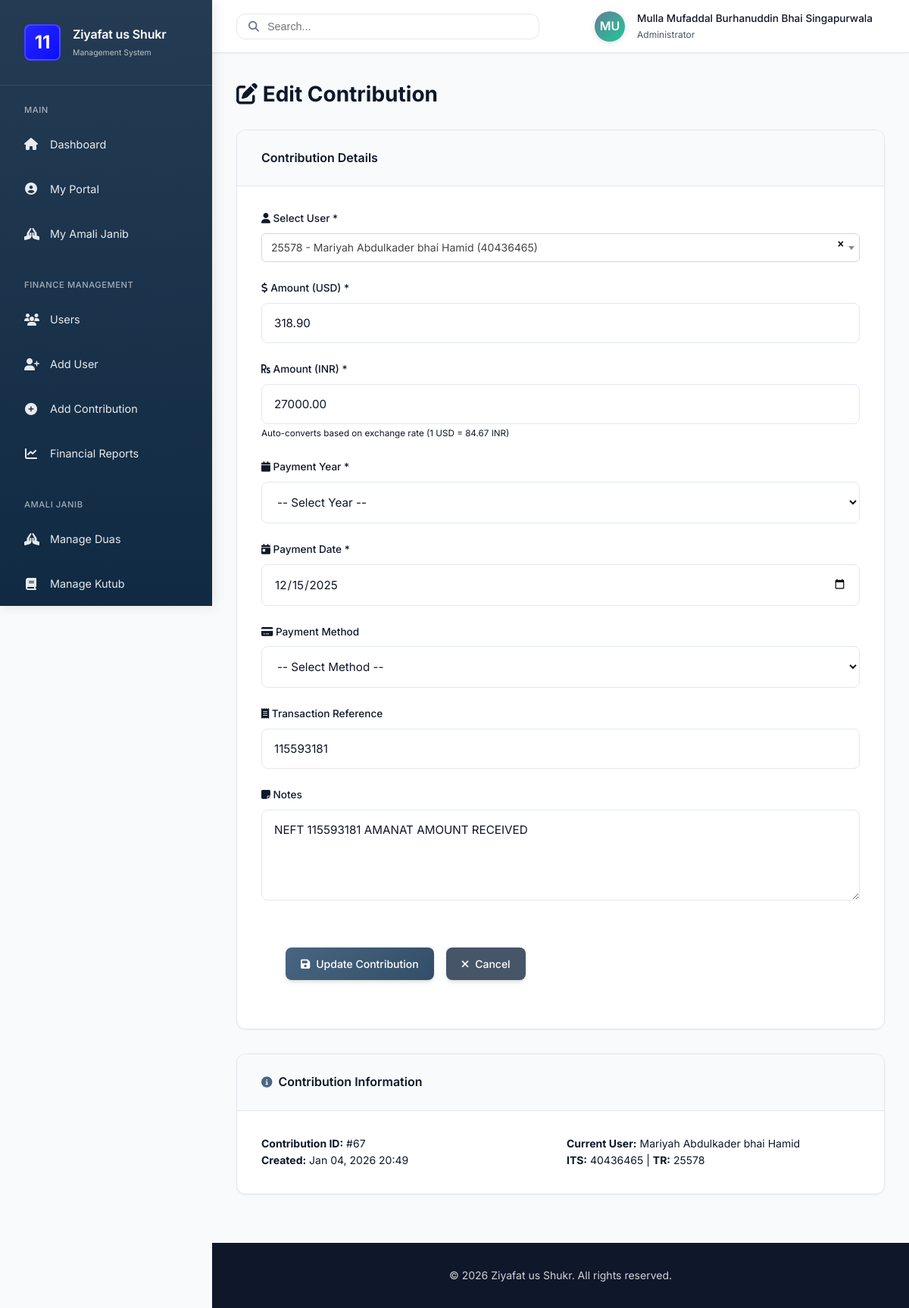
The page /admin/edit_contribution.php?id=67&user_id=5 (signed in) on the database its author committed.
### tables this page shows
CREATE TABLE `users` (
  `id` int(10) UNSIGNED NOT NULL,
  `its_number` varchar(50) NOT NULL,
  `tr_number` varchar(50) DEFAULT NULL,
  `category` enum('Surat','Marol','Karachi','Nairobi','Muntasib') DEFAULT NULL,
  `classification` enum('Talabat','Taalebaat','Muntasebeen','Muntasebaat') NOT NULL,
  `name` varchar(100) NOT NULL,
  `email` varchar(100) NOT NULL,
  `phone_number` varchar(20) DEFAULT NULL,
  `password` varchar(255) NOT NULL,
  `role` enum('user','admin') DEFAULT 'user',
  `admin_type` enum('super_admin','finance_admin','amali_coordinator','surat_amali_coordinator','marol_amali_coordinator','karachi_amali_coordinator','nairobi_amali_coordinator') DEFAULT NULL,
  `created_at` timestamp NOT NULL DEFAULT current_timestamp()
);

CREATE TABLE `contributions` (
  `id` int(10) UNSIGNED NOT NULL,
  `user_id` int(11) NOT NULL,
  `amount_usd` decimal(10,2) DEFAULT 0.00,
  `amount_inr` decimal(10,2) DEFAULT 0.00,
  `payment_year` varchar(20) DEFAULT NULL,
  `payment_date` date DEFAULT NULL,
  `payment_method` varchar(50) DEFAULT NULL,
  `transaction_reference` varchar(100) DEFAULT NULL,
  `notes` text DEFAULT NULL,
  `created_at` timestamp NOT NULL DEFAULT current_timestamp(),
  `created_by` int(11) DEFAULT NULL
);

### includes/functions.php (called while the page is built, shortened)
<?php
function is_logged_in() {
    return isset($_SESSION['user_id']);
}
function is_admin() {
    return isset($_SESSION['role']) && $_SESSION['role'] === 'admin';
}
function is_super_admin() {
    return isset($_SESSION['role']) && $_SESSION['role'] === 'admin'
           && isset($_SESSION['admin_type']) && $_SESSION['admin_type'] === 'super_admin';
}
function has_finance_access() {
    return is_super_admin() || is_finance_admin();
}
function has_amali_access() {
    return is_super_admin() || is_amali_coordinator() || is_category_amali_coordinator();
}
function get_user_by_id($conn, $user_id) {
    $sql = "SELECT * FROM users WHERE id = ?";
    $stmt = $conn->prepare($sql);
    $stmt->bind_param("i", $user_id);
    $stmt->execute();
    $result = $stmt->get_result();
    return $result->fetch_assoc();
}
?>

### admin/edit_contribution.php (the view, shortened to what this page needs)
<?php
require_once '../config/database.php';
require_once '../includes/functions.php';
$css_path = '../assets/css/';
$contribution_id = isset($_GET['id']) ? intval($_GET['id']) : 0;
$user_id = isset($_GET['user_id']) ? intval($_GET['user_id']) : 0;
$sql = "SELECT c.*, u.name, u.its_number, u.tr_number
        FROM contributions c
        JOIN users u ON c.user_id = u.id
        WHERE c.id = ?";
$stmt = $conn->prepare($sql);
$stmt->bind_param("i", $contribution_id);
$stmt->execute();
$contribution = $stmt->get_result()->fetch_assoc();
require_once '../includes/header.php';
?>
<div class="container">
    <h1 class="mb-3"><i class="fas fa-edit"></i> Edit Contribution</h1>
    <div class="card">
        <div class="card-header">
            <h3>Contribution Details</h3>
        </div>
        <form method="POST" action="">
            <div class="form-group">
                <label for="user_id"><i class="fas fa-user"></i> Select User *</label>
            </div>
            <div class="form-group">
                <label for="amount_usd"><i class="fas fa-dollar-sign"></i> Amount (USD) *</label>
                <input type="number" id="amount_usd" name="amount_usd" class="form-control"
                       step="0.01" min="0" value="<?php echo $contribution['amount_usd']; ?>" required>
            </div>
            <div class="form-group">
                <label for="amount_inr"><i class="fas fa-rupee-sign"></i> Amount (INR) *</label>
                <input type="number" id="amount_inr" name="amount_inr" class="form-control"
                       step="0.01" min="0" value="<?php echo $contribution['amount_inr']; ?>" required>
                <small>Auto-converts based on exchange rate (1 USD = 84.67 INR)</small>
            </div>
            <div class="form-group">
                <label for="payment_year"><i class="fas fa-calendar"></i> Payment Year *</label>
                <select id="payment_year" name="payment_year" class="form-control" required>
                    <option value="">-- Select Year --</option>
                </select>
            </div>
            <div class="form-group">
                <label for="payment_date"><i class="fas fa-calendar-day"></i> Payment Date *</label>
                <input type="date" id="payment_date" name="payment_date" class="form-control"
                       value="<?php echo $contribution['payment_date']; ?>" required>
            </div>
            <div class="form-group">
                <label for="payment_method"><i class="fas fa-credit-card"></i> Payment Method</label>
                <select id="payment_method" name="payment_method" class="form-control">
                    <option value="">-- Select Method --</option>
                </select>
            </div>
            <div class="form-group">
                <label for="transaction_reference"><i class="fas fa-receipt"></i> Transaction Reference</label>
                <input type="text" id="transaction_reference" name="transaction_reference" class="form-control"
                       value="<?php echo htmlspecialchars($contribution['transaction_reference']); ?>"
                       placeholder="e.g., TXN123456">
            </div>
            <div class="form-group">
                <label for="notes"><i class="fas fa-sticky-note"></i> Notes</label>
                <textarea id="notes" name="notes" class="form-control" rows="3"><?php echo htmlspecialchars($contribution['notes']); ?></textarea>
            </div>
            <div class="action-buttons">
                <button type="submit" class="btn btn-primary">
                    <i class="fas fa-save"></i> Update Contribution
                </button>
                <?php if ($user_id > 0): ?>
                    <a href="user_details.php?id=<?php echo $user_id; ?>" class="btn btn-secondary">
                        <i class="fas fa-times"></i> Cancel
                    </a>
                <?php else: ?>
                    <a href="view_users.php" class="btn btn-secondary">
                        <i class="fas fa-times"></i> Cancel
                    </a>
                <?php endif; ?>
            </div>
        </form>
    </div>
    <div class="card" style="margin-top: 20px;">
        <div class="card-header">
            <h3><i class="fas fa-info-circle"></i> Contribution Information</h3>
        </div>
        <div style="display: grid; grid-template-columns: repeat(2, 1fr); gap: 1rem;">
            <div>
                <p><strong>Contribution ID:</strong> #<?php echo $contribution['id']; ?></p>
                <p><strong>Created:</strong> <?php echo date('M d, Y H:i', strtotime($contribution['created_at'])); ?></p>
            </div>
            <div>
                <p><strong>Current User:</strong> <?php echo htmlspecialchars($contribution['name']); ?></p>
                <p><strong>ITS:</strong> <?php echo htmlspecialchars($contribution['its_number']); ?> |
                   <strong>TR:</strong> <?php echo htmlspecialchars($contribution['tr_number']); ?></p>
            </div>
        </div>
    </div>
</div>
<link href="https://cdn.jsdelivr.net/npm/select2@4.1.0-rc.0/dist/css/select2.min.css" rel="stylesheet" />
<?php require_once '../includes/footer.php'; ?>

### includes/header.php (shortened to what this page needs)
<?php
require_once __DIR__ . '/functions.php';
?>
<!DOCTYPE html>
<html lang="en">
<head>
    <link rel="stylesheet" href="<?php echo isset($css_path) ? $css_path : '../assets/css/'; ?>style.css">
    <link rel="stylesheet" href="https://cdnjs.cloudflare.com/ajax/libs/font-awesome/6.4.0/css/all.min.css">
</head>
<body>
    <?php if (is_logged_in()): ?>
        <div class="app-layout">
            <aside class="sidebar" id="sidebar">
                <div class="sidebar-header">
                    <div class="sidebar-brand">
                        <div class="sidebar-brand-logo" style="width: 48px; height: 48px; display: flex; align-items: center; justify-content: center; font-size: 24px; font-weight: bold; background-color: BLUE; color: white; border-radius: 8px;">
                            11
                        </div>
                        <div class="sidebar-brand-text">
                            <h2>Ziyafat us Shukr</h2>
                            <p>Management System</p>
                        </div>
                    </div>
                </div>
                <nav class="sidebar-nav">
                    <?php if (is_admin()): ?>
                        <div class="nav-section">
                            <div class="nav-section-title">Main</div>
                            <div class="nav-item">
                                <a href="../admin/index.php" class="nav-link <?php echo basename($_SERVER['PHP_SELF']) == 'index.php' && strpos($_SERVER['PHP_SELF'], 'admin') !== false ? 'active' : ''; ?>">
                                    <i class="fas fa-home"></i>
                                    <span>Dashboard</span>
                                </a>
                            </div>
                            <div class="nav-item">
                                <a href="../user/index.php" class="nav-link <?php echo strpos($_SERVER['PHP_SELF'], 'user/index.php') !== false ? 'active' : ''; ?>">
                                    <i class="fas fa-user-circle"></i>
                                    <span>My Portal</span>
                                </a>
                            </div>
                            <div class="nav-item">
                                <a href="../user/amali_janib.php" class="nav-link <?php echo strpos($_SERVER['PHP_SELF'], 'user/amali_janib.php') !== false || strpos($_SERVER['PHP_SELF'], 'user/quran_tracking.php') !== false || strpos($_SERVER['PHP_SELF'], 'user/dua_tracking.php') !== false || strpos($_SERVER['PHP_SELF'], 'user/book_transcription.php') !== false ? 'active' : ''; ?>">
                                    <i class="fas fa-hands-praying"></i>
                                    <span>My Amali Janib</span>
                                </a>
                            </div>
                        </div>
                        <?php if (has_finance_access()): ?>
                            <div class="nav-section">
                                <div class="nav-section-title">Finance Management</div>
                                <div class="nav-item">
                                    <a href="../admin/view_users.php" class="nav-link <?php echo basename($_SERVER['PHP_SELF']) == 'view_users.php' ? 'active' : ''; ?>">
                                        <i class="fas fa-users"></i>
                                        <span>Users</span>
                                    </a>
                                </div>
                                <div class="nav-item">
                                    <a href="../admin/add_user.php" class="nav-link <?php echo basename($_SERVER['PHP_SELF']) == 'add_user.php' ? 'active' : ''; ?>">
                                        <i class="fas fa-user-plus"></i>
                                        <span>Add User</span>
                                    </a>
                                </div>
                                <div class="nav-item">
                                    <a href="../admin/add_contribution.php" class="nav-link <?php echo basename($_SERVER['PHP_SELF']) == 'add_contribution.php' ? 'active' : ''; ?>">
                                        <i class="fas fa-plus-circle"></i>
                                        <span>Add Contribution</span>
                                    </a>
                                </div>
                                <div class="nav-item">
                                    <a href="../admin/reports.php" class="nav-link <?php echo basename($_SERVER['PHP_SELF']) == 'reports.php' ? 'active' : ''; ?>">
                                        <i class="fas fa-chart-line"></i>
                                        <span>Financial Reports</span>
                                    </a>
                                </div>
                            </div>
                        <?php endif; ?>
                        <?php if (has_amali_access()): ?>
                            <div class="nav-section">
                                <div class="nav-section-title">Amali Janib</div>
                                <div class="nav-item">
                                    <a href="../admin/manage_duas.php" class="nav-link <?php echo basename($_SERVER['PHP_SELF']) == 'manage_duas.php' ? 'active' : ''; ?>">
                                        <i class="fas fa-hands-praying"></i>
                                        <span>Manage Duas</span>
                                    </a>
                                </div>
                                <div class="nav-item">
                                    <a href="../admin/manage_books.php" class="nav-link <?php echo basename($_SERVER['PHP_SELF']) == 'manage_books.php' ? 'active' : ''; ?>">
                                        <i class="fas fa-book"></i>
                                        <span>Manage Kutub</span>
                                    </a>
                                </div>
                            </div>
                        <?php endif; ?>
                    <?php endif; ?>
                </nav>
            </aside>
            <div class="main-wrapper">
                <header class="topbar">
                    <div class="topbar-left">
                        <div class="topbar-search">
                            <i class="fas fa-search"></i>
                            <input type="text" placeholder="Search...">
                        </div>
                    </div>
                    <div class="topbar-right">
                        <div class="topbar-user">
                            <div class="user-avatar">
                                <?php
                                $logged_in_user = get_user_by_id($GLOBALS['conn'], $_SESSION['user_id']);
                                echo strtoupper(substr($logged_in_user['name'], 0, 2));
                                ?>
                            </div>
                            <div class="user-info">
                                <h4><?php echo htmlspecialchars($logged_in_user['name']); ?></h4>
                                <p><?php echo is_admin() ? 'Administrator' : 'User'; ?></p>
                            </div>
                        </div>
                    </div>
                </header>
                <main class="main-content">
                <?php else: ?>
                <?php endif; ?>

### rows shown on the page
users: name "MU", name "Mulla Mufaddal Burhanuddin Bhai Singapurwala"
contributions: amount_usd "318.90", amount_inr "27000.00", payment_date "12/15/2025", transaction_reference "115593181", notes "NEFT 115593181 AMANAT AMOUNT RECEIVED", id "67", created_at "Jan 04, 2026 20:49", user.name "Mariyah Abdulkader bhai Hamid", user.its_number "40436465", user.tr_number "25578"
